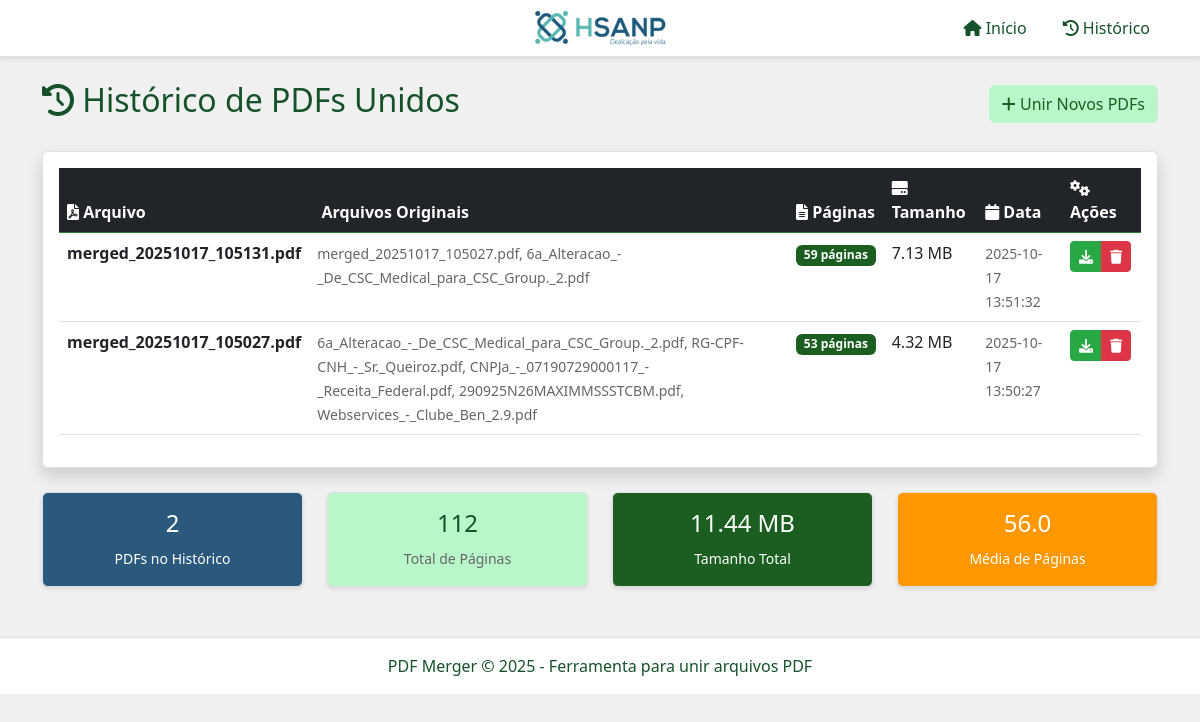
Before: /history with the older database file.
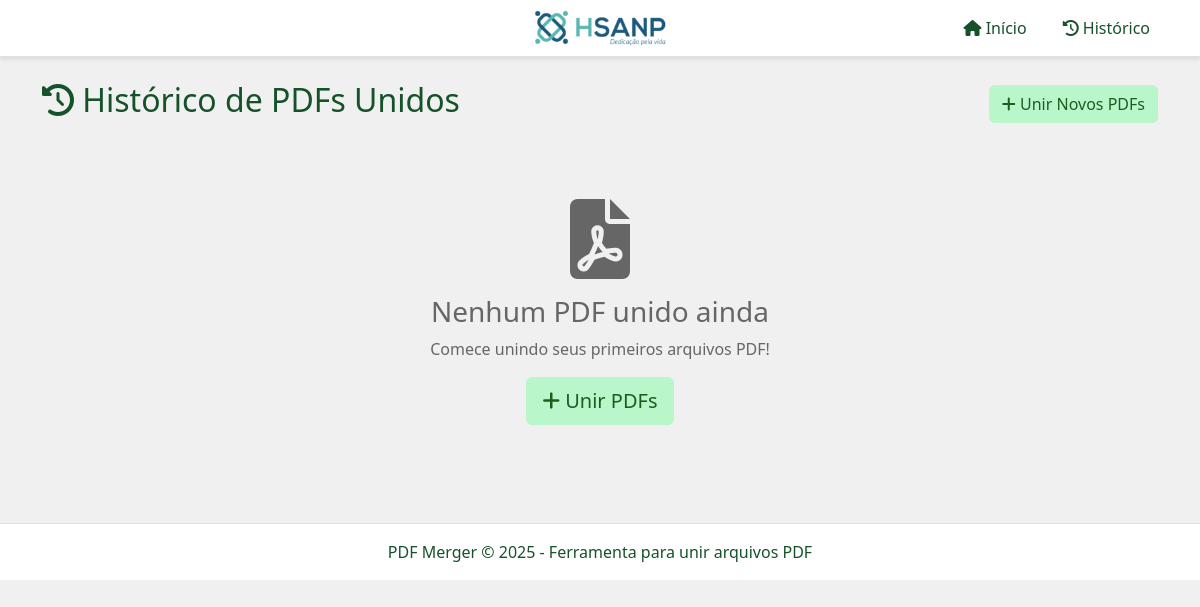
After: the same page with the newer database file.
### tables this page shows
CREATE TABLE merged_pdfs (
            id INTEGER PRIMARY KEY AUTOINCREMENT,
            filename TEXT NOT NULL,
            original_files TEXT NOT NULL,
            file_path TEXT NOT NULL,
            total_pages INTEGER NOT NULL,
            created_at TIMESTAMP DEFAULT CURRENT_TIMESTAMP,
            file_size INTEGER NOT NULL
        );

### app.py (the view)
@app.route('/history')
def history():
    conn = get_db_connection()
    merged_pdfs = conn.execute('''
        SELECT * FROM merged_pdfs ORDER BY created_at DESC
    ''').fetchall()
    conn.close()
    return render_template('history.html', merged_pdfs=merged_pdfs)

### app.py (called while the page is built)
def format_file_size(size_bytes):
    if size_bytes == 0:
        return "0 B"
    size_names = ["B", "KB", "MB", "GB"]
    i = int(math.floor(math.log(size_bytes, 1024)))
    p = math.pow(1024, i)
    s = round(size_bytes / p, 2)
    return f"{s} {size_names[i]}"

def get_db_connection():
    conn = sqlite3.connect(DATABASE)
    conn.row_factory = sqlite3.Row
    return conn

### templates/history.html (shortened to what this page needs)
{% extends "base.html" %}
{% block content %}
<div class="row">
    <div class="col-12">
        <div class="d-flex justify-content-between align-items-center mb-4">
            <h2>
                <i class="fas fa-history text-primary"></i> Histórico de PDFs Unidos
            </h2>
            <a href="{{ url_for('index') }}" class="btn-custom-primary">
                <i class="fas fa-plus"></i> Unir Novos PDFs
            </a>
        </div>
        {% if merged_pdfs %}
            <div class="card shadow">
                <div class="card-body">
                    <div class="table-responsive">
                        <table class="table table-hover">
                            <thead class="table-dark">
                                <tr>
                                    <th><i class="fas fa-file-pdf"></i> Arquivo</th>
                                    <th> Arquivos Originais</th>
                                    <th><i class="fas fa-file-alt"></i> Páginas</th>
                                    <th><i class="fas fa-hdd"></i> Tamanho</th>
                                    <th><i class="fas fa-calendar"></i> Data</th>
                                    <th><i class="fas fa-cogs"></i> Ações</th>
                                </tr>
                            </thead>
                            <tbody>
                                {% for pdf in merged_pdfs %}
                                <tr>
                                    <td>
                                        <strong>{{ pdf.filename }}</strong>
                                    </td>
                                    <td>
                                        <small class="text-muted">{{ pdf.original_files }}</small>
                                    </td>
                                    <td>
                                        <span class="badge bg-info">{{ pdf.total_pages }} páginas</span>
                                    </td>
                                    <td>
                                        {{ format_file_size(pdf.file_size) }}
                                    </td>
                                    <td>
                                        <small>{{ pdf.created_at }}</small>
                                    </td>
                                    <td>
                                        <div class="btn-group btn-group-sm" role="group">
                                            <a href="{{ url_for('download_pdf', pdf_id=pdf.id) }}"
                                               class="btn btn-download" title="Download">
                                                <i class="fas fa-download"></i>
                                            </a>
                                            <button type="button" class="btn btn-delete"
                                                    data-pdf-id="{{ pdf.id }}"
                                                    data-pdf-filename="{{ pdf.filename }}"
                                                    onclick="confirmDelete(this.dataset.pdfId, this.dataset.pdfFilename)"
                                                    title="Excluir">
                                                <i class="fas fa-trash"></i>
                                            </button>
                                        </div>
                                    </td>
                                </tr>
                                {% endfor %}
                            </tbody>
                        </table>
                    </div>
                </div>
            </div>
            <div class="row mt-4">
                <div class="col-md-3">
                    <div class="card text-center bg-primary text-white">
                        <div class="card-body">
                            <h4>{{ merged_pdfs|length }}</h4>
                            <small>PDFs no Histórico</small>
                        </div>
                    </div>
                </div>
                <div class="col-md-3">
                    <div class="card text-center bg-success text-white">
                        <div class="card-body">
                            <h4>{{ merged_pdfs|sum(attribute='total_pages') }}</h4>
                            <small>Total de Páginas</small>
                        </div>
                    </div>
                </div>
                <div class="col-md-3">
                    <div class="card text-center bg-info text-white">
                        <div class="card-body">
                            <h4>{{ format_file_size(merged_pdfs|sum(attribute='file_size')) }}</h4>
                            <small>Tamanho Total</small>
                        </div>
                    </div>
                </div>
                <div class="col-md-3">
                    <div class="card text-center bg-warning text-white">
                        <div class="card-body">
                            <h4>{{ (merged_pdfs|sum(attribute='total_pages') / merged_pdfs|length)|round(1) if merged_pdfs|length > 0 else 0 }}</h4>
                            <small>Média de Páginas</small>
                        </div>
                    </div>
                </div>
            </div>
        {% else %}
            <div class="text-center py-5">
                <i class="fas fa-file-pdf fa-5x text-muted mb-3"></i>
                <h3 class="text-muted">Nenhum PDF unido ainda</h3>
                <p class="text-muted">Comece unindo seus primeiros arquivos PDF!</p>
                <a href="{{ url_for('index') }}" class="btn-custom-primary btn-lg">
                    <i class="fas fa-plus"></i> Unir PDFs
                </a>
            </div>
        {% endif %}
    </div>
</div>
{% endblock %}

### templates/base.html (shortened to what this page needs)
<!DOCTYPE html>
<html lang="pt-br">
<head>
    <link href="https://cdn.jsdelivr.net/npm/bootstrap@5.3.0/dist/css/bootstrap.min.css" rel="stylesheet">
    <link href="https://cdnjs.cloudflare.com/ajax/libs/font-awesome/6.0.0/css/all.min.css" rel="stylesheet">
    <link href="{{ url_for('static', filename='style.css') }}" rel="stylesheet">
</head>
<body>
    <nav class="navbar navbar-expand-lg">
        <div class="container">
            <div class="navbar-brand mx-auto">
                <img src="{{ url_for('static', filename='logo.png') }}" alt="Logo">
            </div>
            <div class="navbar-nav ms-auto">
                <a class="nav-link" href="{{ url_for('index') }}">
                    <i class="fas fa-home"></i> Início
                </a>
                <a class="nav-link" href="{{ url_for('history') }}">
                    <i class="fas fa-history"></i> Histórico
                </a>
            </div>
        </div>
    </nav>
    <main class="container my-4">
        {% block content %}{% endblock %}
    </main>
    <footer class="footer py-3">
        <div class="container text-center">
            <span style="color: #155229;">PDF Merger © 2025 - Ferramenta para unir arquivos PDF</span>
        </div>
    </footer>
</body>
</html>

### static/style.css (style rules this page uses)
body, html { background-color: #f0f0f0; }
.navbar { background: #fff !important; border-bottom: 1px solid #dee2e6; box-shadow: 0 2px 4px rgba(0,0,0,0.1); position: relative; }
.navbar .container { display: flex; align-items: center; justify-content: space-between; }
.navbar-brand { color: #155229 !important; position: absolute; left: 50%; transform: translateX(-50%); }
.navbar-brand img { height: 40px; }
.navbar-nav { display: flex; flex-direction: row; gap: 20px; }
.nav-link { color: #155229 !important; text-decoration: none; font-weight: 500; padding: 8px 16px; border-radius: 5px; transition: all 0.3s ease; }
h1, h2, h3, h4, h5, h6, .display-4 { color: #155229 !important; }
p, .lead { color: #333 !important; }
.text-muted { color: #666 !important; }
a { color: #155229; }
.btn-custom-primary { background-color: #b9f6ca !important; border: 1px solid #b9f6ca !important; color: #1b5e20 !important; padding: 0.375rem 0.75rem; border-radius: 0.375rem; text-decoration: none; display: inline-block; font-weight: 400; line-height: 1.5; text-align: center; transition: all 0.15s ease-in-out; }
.btn-custom-primary.btn-lg { padding: 0.5rem 1rem; font-size: 1.25rem; }
.text-primary { color: #155229 !important; }
.footer { background-color: #ffffff; border-top: 1px solid #dee2e6; margin-top: 50px; }

Changed rows visible on the page:
removed merged_pdfs: filename "merged_20251017_105131.pdf", original_files "merged_20251017_105027.pdf, 6a_Alteracao_-_De_CSC_Medical_para_CSC_Group._2.pdf", total_pages "59", file_size "7.13 MB", created_at "2025-10-17 13:51:32"
removed merged_pdfs: filename "merged_20251017_105027.pdf", original_files "6a_Alteracao_-_De_CSC_Medical_para_CSC_Group._2.pdf, RG-CPF-CNH_-_Sr._Queiroz.pdf, CNPJa_-_07190729000117_-_Receita_Federal.pdf, 290925N26MAXIMMSSSTCBM.pdf, Webservices_-_Clube_Ben_2.9.pdf", total_pages "53", file_size "4.32 MB", created_at "2025-10-17 13:50:27"
Other visible differences:
{{ merged_pdfs|length }}: "2" → (not shown)
{{ merged_pdfs|sum(attribute='total_pages') }}: "112" → (not shown)
text no longer shown: "Arquivo Arquivos Originais Páginas Tamanho Data Ações PDFs no Histórico Total de Páginas 11.44 MB Tamanho Total 56.0 Média de Páginas"
text now shown: "Nenhum PDF unido ainda Comece unindo seus primeiros arquivos PDF! Unir PDFs"
